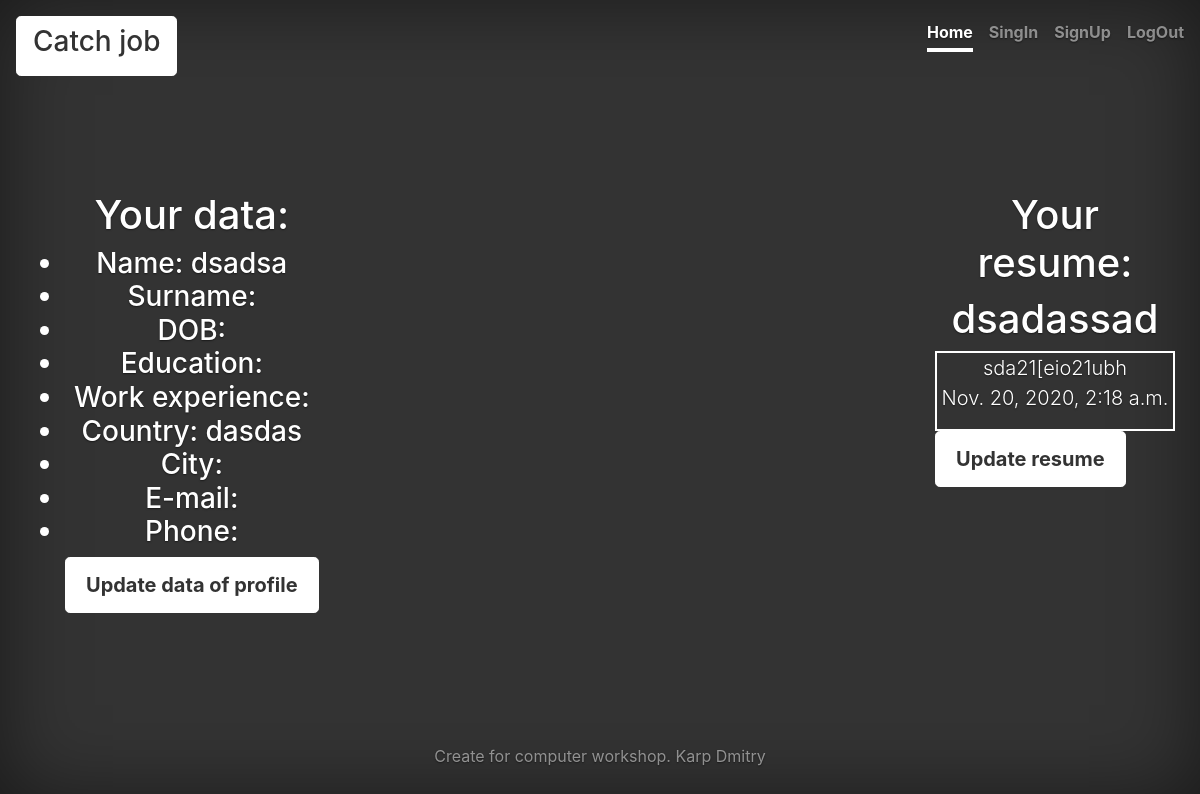
The app's page /home/ (signed in), older data.
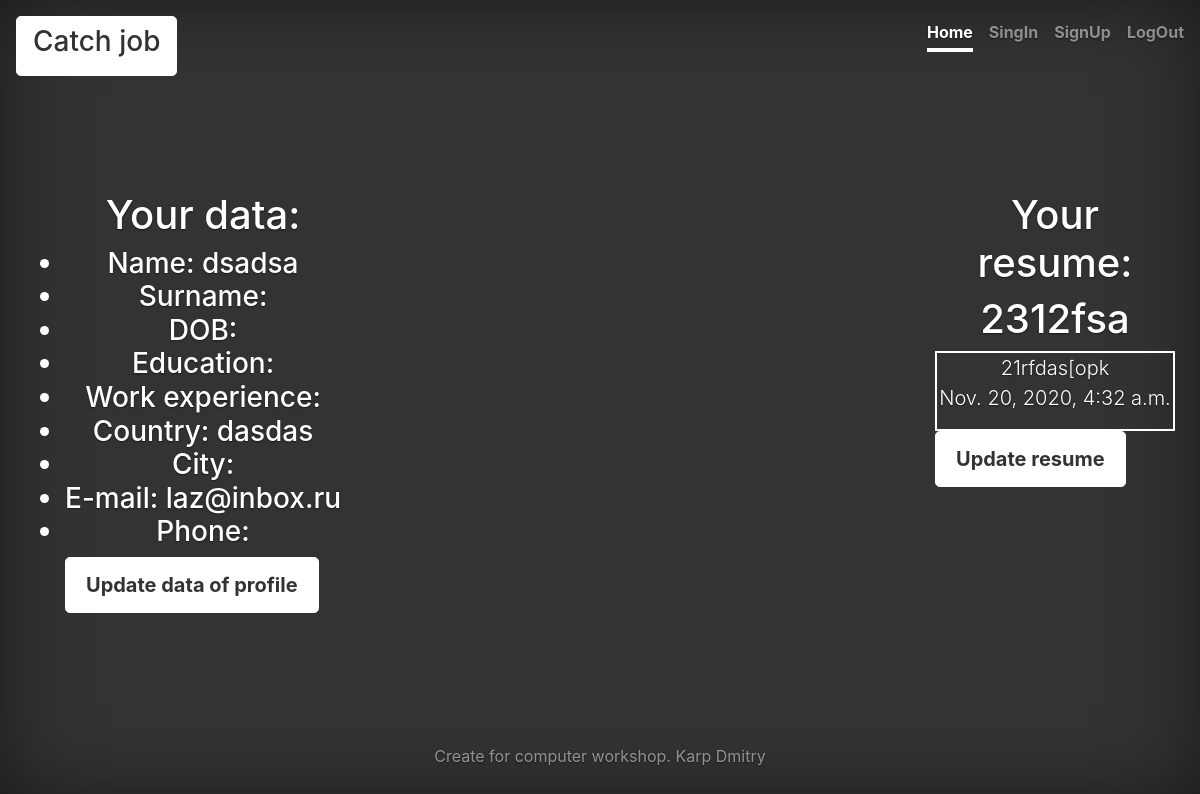
The same page, newer data.
### main_app/models.py (models this page shows)
class Worker(models.Model):
    age = models.DateField(null=True)
    first_name = models.CharField(max_length=32)
    second_name = models.CharField(max_length=32)
    education = models.TextField(max_length=64)
    work_experience = models.TextField(max_length=1024)
    country = models.CharField(max_length=32)
    city = models.CharField(max_length=32)
    e_mail = models.EmailField()
    phone = models.IntegerField(null=True)
    account = models.ForeignKey(User, on_delete=models.CASCADE)

### resume/models.py (models this page shows)
class Resume(models.Model):
    title = models.CharField(max_length=32)
    description = models.TextField(max_length=1024)
    author = models.ForeignKey(User, on_delete=models.CASCADE)
    create_data = models.DateTimeField()

### main_app/views.py (the view, shortened to what this page needs)
# urls.py: path('home/', HomePage.as_view()),
class HomePage(View):
    def get(self, request, *args, **kwargs):
        if request.user.is_authenticated:
            if my_is_staff(request.user): # сделать свой класс пользователя, для выдачи работадателям
                return render(request, 'main_app/home_page.html',
                              context={"auth": True, 'employer': True, 'data': Employer.objects.filter(account=request.user), 'vacancy': Vacancy.objects.filter(author=request.user)})
            else:
                return render(request, 'main_app/home_page.html',
                              context={"auth": True, 'employer': False, 'data': Worker.objects.filter(account=request.user), 'resume': Resume.objects.filter(author=request.user)})
        else:
            return render(request, 'main_app/home_page.html', context={'auth': False})

### main_app/views.py (called while the page is built)
def my_is_staff(my_user):
    return my_user.is_staff

### main_app/templates/main_app/home_page.html (shortened to what this page needs)
{% extends 'main_app/base.html' %}
{% block link %}
    <a class="nav-link active" href="/home">Home</a>
    <a class="nav-link" href="/sign-in">SingIn</a>
    <a class="nav-link" href="/sign-up">SignUp</a>
    <a class="nav-link" href="/log-out">LogOut</a>
{% endblock %}
{% block content %}
{% if auth %}
        <div class="lead row">
            <ul>
            <h1>Your data:</h1>
                <h3>
                {% for elem in data%}
                    {% if employer%}
                        <li>Company name: {{elem.name}}</li>
                        <li>Number of vacancies: {{elem.number_vacancy}}</li>
                        <li>Company foundation date:
                            {%if elem.age != None%}
                                {{elem.age}}
                            {% endif %}
                        </li>
                        <li>Scope of work: {{elem.sphere}}</li>
                    {% else %}
                        <li>Name: {{elem.first_name}}</li>
                        <li>Surname: {{elem.second_name}}</li>
                        <li>DOB:
                        </li>
                        <li>Education:{{elem.education}}</li>
                        <li>Work experience: {{elem.work_experience}}</li>
                    {% endif %}
                    <li>Country: {{elem.country}}</li>
                    <li>City: {{elem.city}}</li>
                    <li>E-mail: {{elem.e_mail}}</li>
                    <li>Phone:
                    </li>
                {% endfor %}
                </h3>
                <a href="update-profile/" class="masthead-brand btn btn-lg btn-secondary">Update data of profile</a>
            </ul>
            <ul class="raz">
                {% if employer %}
                    {% for elem in vacancy %}
                    <h1>{{elem.title}}</h1>
                    <div class="resume">
                        {{elem.description}}
                        {{elem.create_data}}
                    </div>
                    {% endfor %}
                  <a class="masthead-brand btn btn-lg btn-secondary" href="/home/create-vac/">Create vacancy</a>
                {% else %}
                    <h1> Your resume:</h1>
                    {% for elem in resume %}
                    <h1>{{elem.title}}</h1>
                    <div class="resume">
                        {{elem.description}}
                        <p>{{elem.create_data}}</p>
                    </div>
                    {% endfor %}
                    <a class="masthead-brand btn btn-lg btn-secondary" href="/home/create-res/">Update resume</a>
                {% endif %}
            </ul>
        </div>
        {% else %}
            <a class="nav-link" href="/sign-in"><h4 style="color:Green">*click*</h4>  <h1>To access Home please Sing In :)  </h1>  <h4 style="color:Green">*click*</h4> </a>
        {% endif %}
{% endblock %}

### main_app/templates/main_app/base.html (shortened to what this page needs)
<!doctype html>
<html lang="en">
  <head>
    {% load static %}
    <link href="{% static 'css/bootstrap.css' %}" rel="stylesheet">
    <link rel="stylesheet" href="{% static 'css/cover.css' %}">
  </head>
  <body class="text-center">
    <div class="cover-container d-flex w-100 h-100 p-3 mx-auto flex-column">
  <header class="masthead mb-auto">
    <div class="inner">
      <a href="/" class="masthead-brand btn btn-lg btn-secondary"><h3>Catch job</h3></a>
      <nav class="nav nav-masthead justify-content-center">
        {% block link %}
        {% endblock %}
      </nav>
    </div>
  </header>
  <main role="main" class="inner cover">
    {% block content%}
    {% endblock %}
  </main>
    <footer class="mastfoot mt-auto">
        <div class="inner">
          <p>Create for computer workshop. Karp Dmitry</p>
        </div>
      </footer>
    </div>
</body>
</html>

### static/css/cover.css (style rules this page uses)
a, a:focus, a:hover { color: #fff; }
.btn-secondary, .btn-secondary:hover, .btn-secondary:focus { color: #333; text-shadow: none; background-color: #fff; border: .05rem solid #fff; }
html, body { height: 100%; background-color: #333; }
body { display: -ms-flexbox; display: flex; color: #fff; text-shadow: 0 .05rem .1rem rgba(0, 0, 0, .5); box-shadow: inset 0 0 5rem rgba(0, 0, 0, .5); }
.cover-container { max-width: 42em; }
.masthead { margin-bottom: 2rem; max-width: 80em; }
.masthead-brand { margin-bottom: 0; }
.nav-masthead .nav-link { padding: .25rem 0; font-weight: 700; color: rgba(255, 255, 255, .5); background-color: transparent; border-bottom: .25rem solid transparent; }
.nav-masthead .nav-link + .nav-link { margin-left: 1rem; }
.nav-masthead .active { color: #fff; border-bottom-color: #fff; }
@media (min-width: 48em) { .masthead-brand { float: left; } }
@media (min-width: 48em) { .nav-masthead { float: right; } }
.cover { padding: 0 1.5rem; }
.cover .btn-lg { padding: .75rem 1.25rem; font-weight: 700; }
.mastfoot { color: rgba(255, 255, 255, .5); }

Row changes from the older to the newer data that the page shows:
removed Resume: title "dsadassad", description "sda21[eio21ubh", create_data "Nov. 20, 2020, 2:18 a.m."
changed Worker "dsadsa": e_mail (not shown) → "laz@inbox.ru"
added Resume: title "2312fsa", description "21rfdas[opk", create_data "Nov. 20, 2020, 4:32 a.m."
